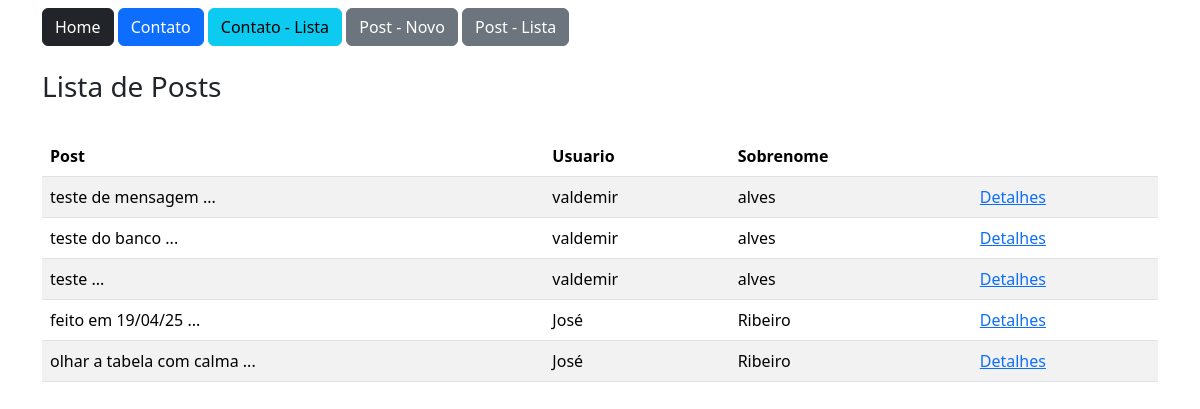
Screenshot of /post/lista/ (signed in) with the database file from the repository.
### estudo/models.py (models this page shows)
class Post(db.Model):
    id = db.Column(db.Integer, primary_key=True)
    data_criacao = db.Column(db.DateTime, default=datetime.now)
    mensagem = db.Column(db.String, nullable=True)
    user_id = db.Column(db.Integer, db.ForeignKey('user.id'), nullable=True)
    comentarios = db.relationship('PostComentarios', backref='post', lazy=True)
    def msg_resumo(self):
        return f"{self.mensagem[:30]} ..."

class User(db.Model, UserMixin):
    id = db.Column(db.Integer, primary_key=True)
    nome = db.Column(db.String(50), nullable=True)
    sobrenome = db.Column(db.String(50), nullable=True)
    email = db.Column(db.String(120), nullable=True)
    senha = db.Column(db.String(50), nullable=True)
    posts = db.relationship('Post', backref='user', lazy=True)
    post_comentarios = db.relationship('PostComentarios', backref='user', lazy=True)

### estudo/views.py (the view)
@app.route('/post/lista/', methods=['GET', 'POST'])
@login_required
def postLista():
    posts = Post.query.all()
    return render_template('post_lista.html', posts=posts)

### estudo/models.py (called while the page is built)
@login_manager.user_loader
def load_user(user_id):
    return User.query.get(int(user_id))

### estudo/templates/post_lista.html
{% extends "base.html" %}
{% block content %}
    <div class="container">
        {% include 'nav.html' %}
        <div class="row mt-4">
            <h3>Lista de Posts</h3>
            <div class="col-12 mt-4">
                <table class="table table-striped table-hover">
                    <thead>
                        <tr>
                            <th>Post</th>
                            <th>Usuario</th>
                            <th>Sobrenome</th>
                            <th></th>
                        </tr>
                    </thead>
                    <tbody>
                        {% for linha in posts %}
                        <tr>
                            <td>{{linha.msg_resumo()}}</td>
                            <td>{{linha.user.nome}} </td>
                            <td>{{linha.user.sobrenome}}</td>
                            <td><a href="{{url_for('postDetail', id=linha.id)}}">Detalhes</a></td>
                        </tr>
                        {% endfor %}
                    </tbody>
                </table>
            </div>
        </div>
    </div>
{% endblock %}

### estudo/templates/base.html (shortened to what this page needs)
<!DOCTYPE html>
<html lang="pt-br">
<head>
    <link href="https://cdn.jsdelivr.net/npm/bootstrap@5.3.5/dist/css/bootstrap.min.css" rel="stylesheet">
</head>
<body>
    <section class="container-fluid mt-2">
        {% block content %} {% endblock %}
    </section>
</body>
</html>

### estudo/templates/nav.html
    <a href="/" class="btn btn-dark">Home</a>
    <a href="{{url_for('contato')}}" class="btn btn-primary">Contato</a>
    <a href="{{url_for('contatoLista')}}" class="btn btn-info">Contato - Lista</a>
    <a href="{{url_for('postNovo')}}" class="btn btn-secondary">Post - Novo</a>
    <a href="{{url_for('postLista')}}" class="btn btn-secondary">Post - Lista</a>

### rows the page displays
Post: msg_resumo "teste de mensagem ...", user.nome "valdemir", user.sobrenome "alves"
Post: msg_resumo "teste do banco ...", user.nome "valdemir", user.sobrenome "alves"
Post: msg_resumo "teste ...", user.nome "valdemir", user.sobrenome "alves"
Post: msg_resumo "feito em 19/04/25 ...", user.nome "José", user.sobrenome "Ribeiro"
Post: msg_resumo "olhar a tabela com calma ...", user.nome "José", user.sobrenome "Ribeiro"
